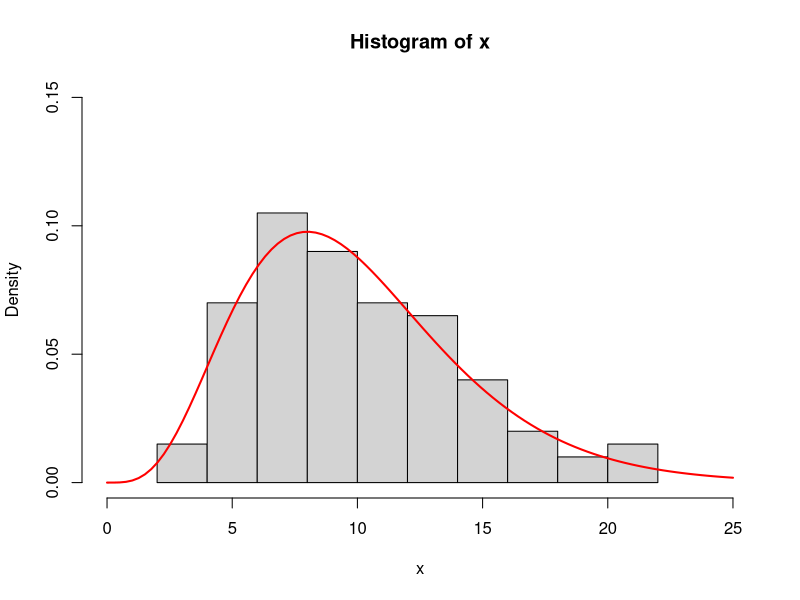

Source code (R):
x <- 2
v <- 10
#==========A==========
dchisq(x, v)

#==========B==========
x <- rchisq(n = 100, df = v)
hist(x,
     freq = FALSE,
     xlim = c(0, 25),
     ylim = c(0, 0.15))
  
curve(dchisq(x, df = v), from = 0, to = 25,
      n = 100, col = "red", lwd = 2, add = T)

#==========C==========
v #rataan
2 * v #varian